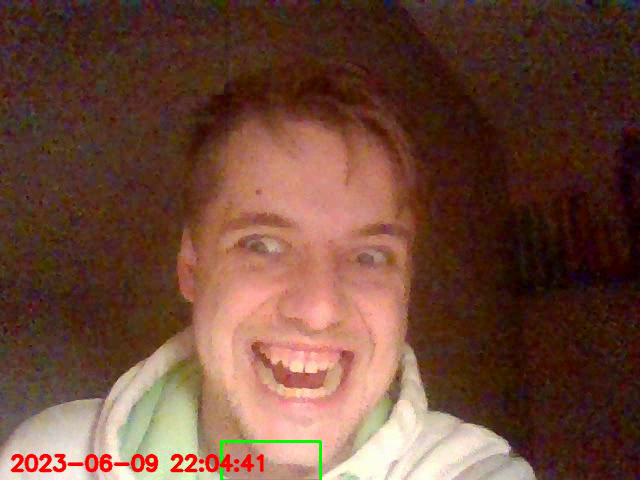
#> input picture frame 9 of Camera/vidoes/motion_20230609_220441.avi, 640 x 480 px, given in place of the camera
$ python show.py
#> lines starting #> are read from the running program, lines starting #| are printed output that depends on the picture; after the words box and inside, x2 and y2 are one past the last pixel; in counts of white or black regions, pixels touching at a corner belong together
import cv2
import datetime
import os
import requests
import glob
from dotenv import load_dotenv


cap = cv2.VideoCapture(-1)
mog = cv2.createBackgroundSubtractorMOG2()
motion_detected = False
output_file = None
last_motion_time = datetime.datetime.now()
last_break_time = datetime.datetime.now()
absolute_path = '/videos'

# CONFIG
load_dotenv()
buffer_time = int(os.getenv('BUFFER_TIME', '25'))  # Buffer time (in seconds) between motion segments
min_break_time = int(os.getenv('MIN_BREAK_TIME', '60'))  # Minimum break time (in seconds) to create a new file
clear_videos = os.getenv('CLEAR_VIDEOS')  # Check if the flag to clear leftover videos is set to 1
base_url = os.getenv('SERVER_URL')
username = os.getenv('USERNAME')
password = os.getenv('PASSWORD')
camera_id = os.getenv('CAMERA_ID')
send_videos_key = os.getenv('SEND_VIDEOS_KEY')
delete_videos_key = os.getenv('DELETE_VIDEOS_KEY')

if clear_videos == '1':
    # Clear leftover videos
    files = glob.glob(os.path.join(absolute_path, '*.avi'))
    for file in files:
        os.remove(file)
    print("Cleared leftover videos.")

while True:
    ret, frame = cap.read()
#> frame is the input picture: shape (480, 640, 3); mean B, G, R 56.7, 72.3, 109.7
    gray = cv2.cvtColor(frame, cv2.COLOR_BGR2GRAY)
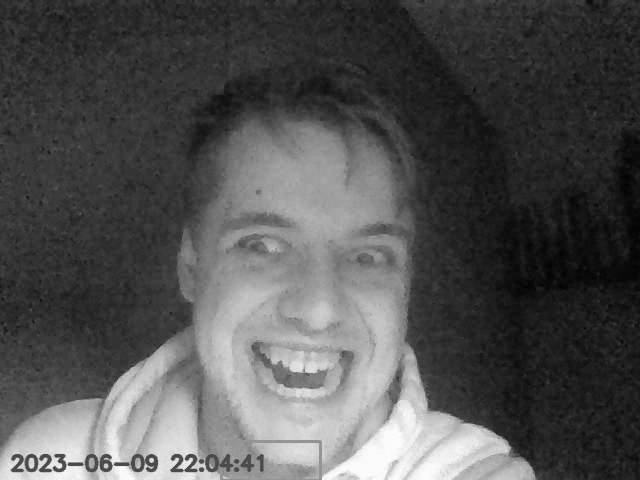
#> gray: shape (480, 640); min 3, max 254, mean 81.7
    fgmask = mog.apply(gray)
#> fgmask: shape (480, 640); every value is 127
    kernel = cv2.getStructuringElement(cv2.MORPH_ELLIPSE, (5, 5))
    fgmask = cv2.erode(fgmask, kernel, iterations=1)
    fgmask = cv2.dilate(fgmask, kernel, iterations=1)

    contours, hierarchy = cv2.findContours(fgmask, cv2.RETR_EXTERNAL, cv2.CHAIN_APPROX_SIMPLE)
#> contours = [[[0, 0], [0, 479], [639, 479], [639, 0]]]

    motion_detected = False

    for contour in contours:
        # Ignore small contours
        if cv2.contourArea(contour) < 1000:
            continue

        x, y, w, h = cv2.boundingRect(contour)
        cv2.rectangle(frame, (x, y), (x + w, y + h), (0, 255, 0), 2)

        motion_detected = True
        last_motion_time = datetime.datetime.now()
#> this loop made 1 pass
#> (contour, x, y, w, h, motion_detected) on pass 1: ([[0, 0], [0, 479], [639, 479], [639, 0]], 0, 0, 640, 480, True)
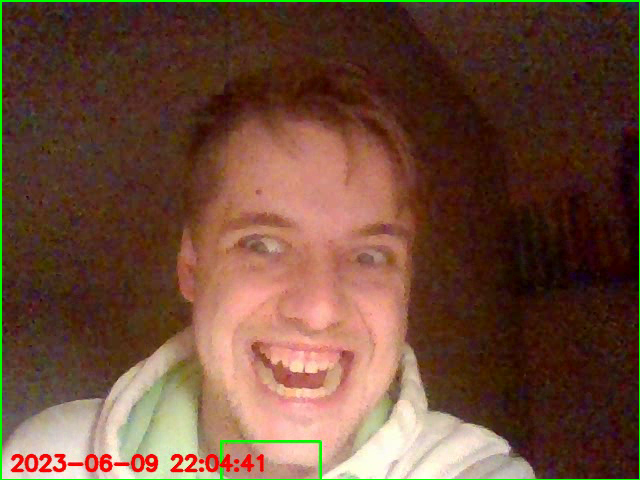
#> frame: shape (480, 640, 3); 1.09% of pixels changed, all inside (x1, y1, x2, y2) = (0, 0, 640, 480)

    if motion_detected:
        # If motion detected within buffer time, save the frame to the output file
        if output_file is None or (datetime.datetime.now() - last_motion_time).total_seconds() > buffer_time:
            # Create a new file for recording
            timestamp = last_motion_time.strftime("%Y%m%d_%H%M%S")
#> timestamp = '20261121_064551'
            output_file = os.path.join(absolute_path, f"motion_{timestamp}.avi")
            out = cv2.VideoWriter(output_file, cv2.VideoWriter_fourcc(*'XVID'), 20.0, (frame.shape[1], frame.shape[0]))

    if motion_detected and out is not None:
        # Save the frame to the output file
        # Add current date and hour at the bottom of the frame
        current_date = datetime.datetime.now().strftime("%Y-%m-%d")
        current_hour = datetime.datetime.now().strftime("%H:%M:%S")
        text = f"{current_date} {current_hour}"
        cv2.putText(frame, text, (10, frame.shape[0] - 10),
                    cv2.FONT_HERSHEY_SIMPLEX, 0.7, (0, 0, 255), 2, cv2.LINE_AA)
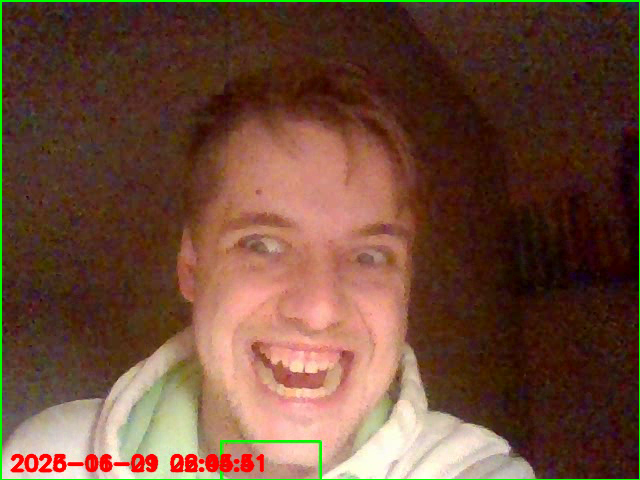
#> frame: shape (480, 640, 3); 0.86% of pixels changed, all inside (x1, y1, x2, y2) = (10, 453, 265, 473)
        out.write(frame)

    cv2.imshow('Motion Detection', frame)

    key = cv2.waitKey(1)
#> (key Esc is pressed here)
#> (the run stopped early here; a loop or call above may not have finished)

$ run again, starting later in the video
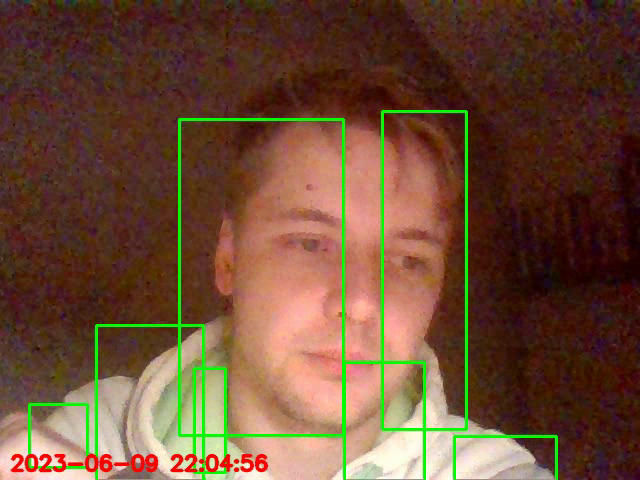
#> input picture frame 40 of Camera/vidoes/motion_20230609_220441.avi, 640 x 480 px, given in place of the camera
#> frame is the input picture: shape (480, 640, 3); mean B, G, R 54.2, 76.3, 109.1
#> fgmask: shape (480, 640); every value is 127
#> contours = [[[0, 0], [0, 479], [639, 479], [639, 0]]]
#> the loop `for contour in contours:` made 1 pass
#> (contour, x, y, w, h, motion_detected) on pass 1: ([[0, 0], [0, 479], [639, 479], [639, 0]], 0, 0, 640, 480, True)
#> after the loop `for contour in contours:`:
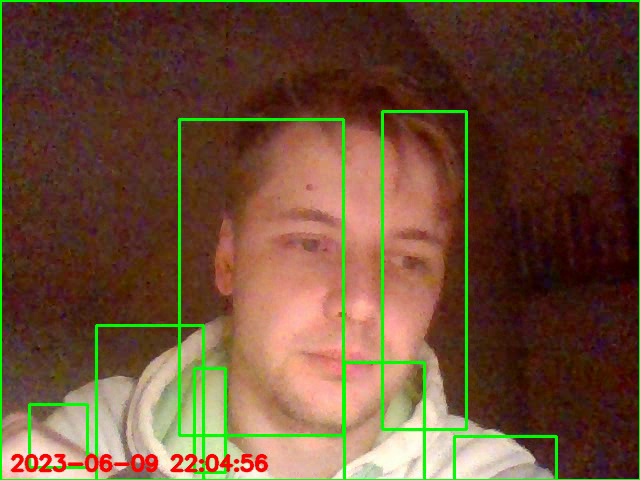
#> frame: shape (480, 640, 3); 1.09% of pixels changed, all inside (x1, y1, x2, y2) = (0, 0, 640, 480)
#> timestamp = '20261121_064551'
#> `cv2.putText(frame, text, (10, frame.shape[0] - 10), cv2.FONT_HERSHEY_S..`:
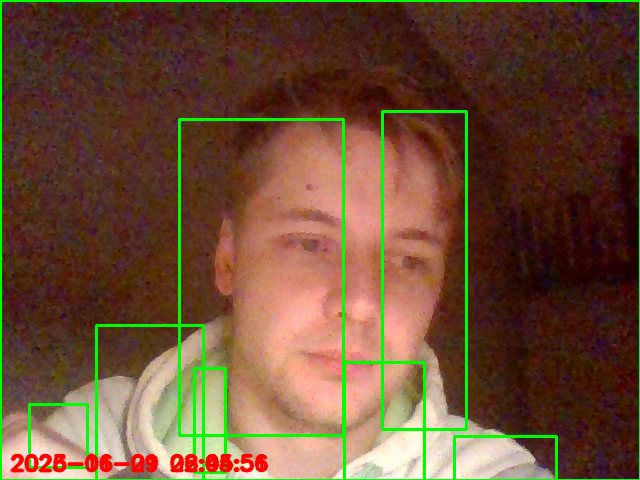
#> frame: shape (480, 640, 3); 0.85% of pixels changed, all inside (x1, y1, x2, y2) = (10, 453, 265, 473)

$ run again, starting later in the video
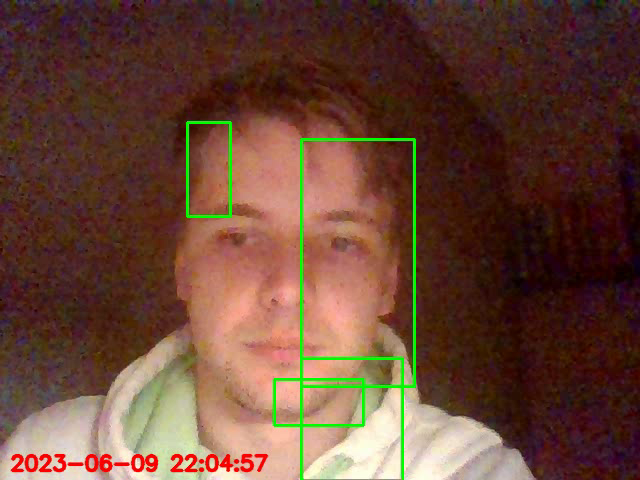
#> input picture frame 72 of Camera/vidoes/motion_20230609_220441.avi, 640 x 480 px, given in place of the camera
#> frame is the input picture: shape (480, 640, 3); mean B, G, R 54.5, 69.6, 104.4
#> fgmask: shape (480, 640); every value is 127
#> contours = [[[0, 0], [0, 479], [639, 479], [639, 0]]]
#> the loop `for contour in contours:` made 1 pass
#> (contour, x, y, w, h, motion_detected) on pass 1: ([[0, 0], [0, 479], [639, 479], [639, 0]], 0, 0, 640, 480, True)
#> after the loop `for contour in contours:`:
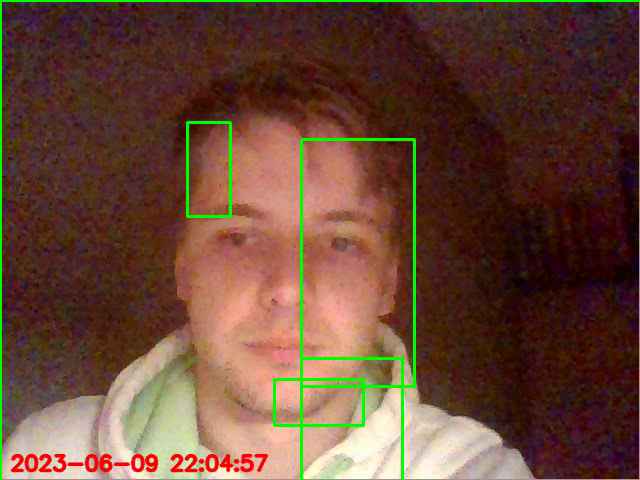
#> frame: shape (480, 640, 3); 1.09% of pixels changed, all inside (x1, y1, x2, y2) = (0, 0, 640, 480)
#> timestamp = '20261121_064552'
#> `cv2.putText(frame, text, (10, frame.shape[0] - 10), cv2.FONT_HERSHEY_S..`:
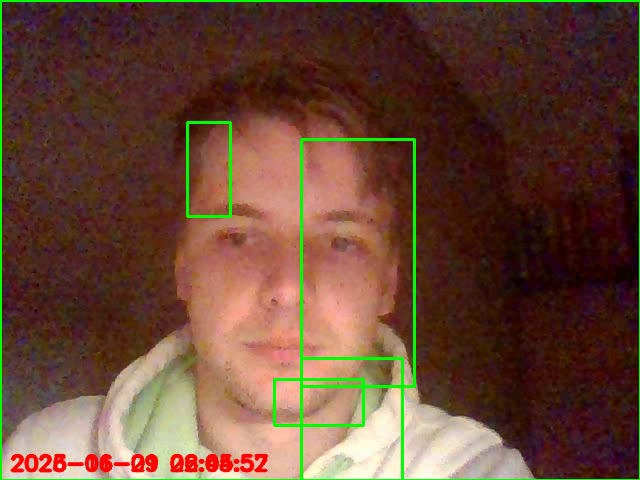
#> frame: shape (480, 640, 3); 0.89% of pixels changed, all inside (x1, y1, x2, y2) = (10, 453, 269, 473)
